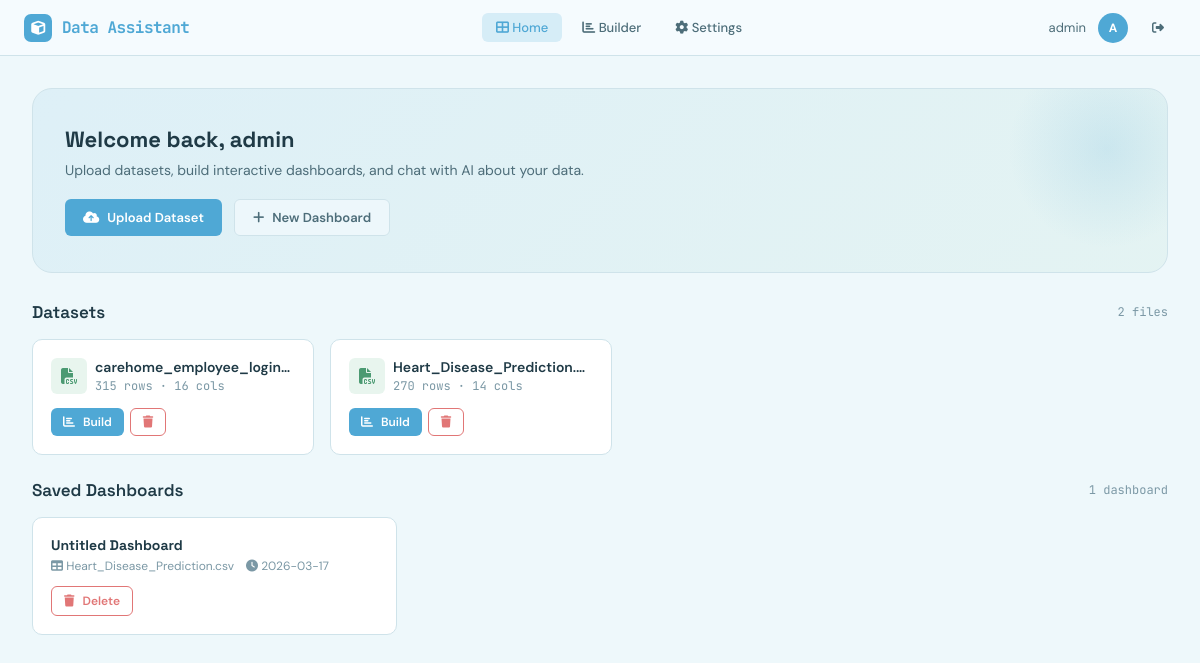
The app's page /dashboard (signed in) with its own data.
### tables this page shows
CREATE TABLE datasets (
            id INTEGER PRIMARY KEY AUTOINCREMENT,
            user_id INTEGER NOT NULL,
            filename TEXT NOT NULL,
            original_name TEXT NOT NULL,
            file_type TEXT NOT NULL,
            row_count INTEGER,
            col_count INTEGER,
            columns_json TEXT,
            uploaded_at TIMESTAMP DEFAULT CURRENT_TIMESTAMP,
            FOREIGN KEY (user_id) REFERENCES users(id)
        );

CREATE TABLE dashboards (
            id INTEGER PRIMARY KEY AUTOINCREMENT,
            user_id INTEGER NOT NULL,
            dataset_id INTEGER NOT NULL,
            name TEXT NOT NULL,
            config_json TEXT NOT NULL,
            created_at TIMESTAMP DEFAULT CURRENT_TIMESTAMP,
            updated_at TIMESTAMP DEFAULT CURRENT_TIMESTAMP,
            FOREIGN KEY (user_id) REFERENCES users(id),
            FOREIGN KEY (dataset_id) REFERENCES datasets(id)
        );

### app.py (the view)
@app.route('/dashboard')
@login_required
def dashboard():
    db = get_db()
    datasets = db.execute(
        'SELECT * FROM datasets WHERE user_id = ? ORDER BY uploaded_at DESC',
        (session['user_id'],)
    ).fetchall()
    dashboards = db.execute(
        'SELECT d.*, ds.original_name as dataset_name FROM dashboards d '
        'JOIN datasets ds ON d.dataset_id = ds.id '
        'WHERE d.user_id = ? ORDER BY d.updated_at DESC',
        (session['user_id'],)
    ).fetchall()
    return render_template('dashboard.html', datasets=datasets, dashboards=dashboards)

### app.py (called while the page is built)
def get_db():
    if 'db' not in g:
        g.db = sqlite3.connect(DATABASE)
        g.db.row_factory = sqlite3.Row
    return g.db

def login_required(f):
    @wraps(f)
    def decorated(*args, **kwargs):
        if 'user_id' not in session:
            flash('Please log in first.', 'warning')
            return redirect(url_for('login'))
        return f(*args, **kwargs)
    return decorated

### templates/dashboard.html (shortened to what this page needs)
{% extends "base.html" %}
{% block content %}
<div class="main-content">
    <div class="hero-section">
        <h2>Welcome back, {{ session.get('username', 'User') }}</h2>
        <p>Upload datasets, build interactive dashboards, and chat with AI about your data.</p>
        <div class="hero-actions">
            <button class="btn btn-primary js-open-upload-modal" type="button">
                <i class="fas fa-cloud-upload-alt"></i> Upload Dataset
            </button>
            <a href="/builder" class="btn btn-secondary">
                <i class="fas fa-plus"></i> New Dashboard
            </a>
        </div>
    </div>
    <div class="section-header">
        <div>
            <h3>Datasets</h3>
        </div>
        <span class="count">{{ datasets|length }} file{{ 's' if datasets|length != 1 }}</span>
    </div>
    {% if datasets %}
    <div class="grid-4 mb-3">
        {% for ds in datasets %}
        <div class="dataset-card">
            <div class="ds-header">
                <div class="flex items-center gap-1">
                    <div class="ds-icon {{ ds.file_type }}">
                        <i class="fas fa-{% if ds.file_type == 'csv' %}file-csv{% elif ds.file_type in ('xlsx','xls') %}file-excel{% elif ds.file_type == 'json' %}file-code{% else %}file-alt{% endif %}"></i>
                    </div>
                    <div>
                        <div class="ds-name" title="{{ ds.original_name }}">{{ ds.original_name }}</div>
                        <div class="ds-meta">{{ ds.row_count }} rows · {{ ds.col_count }} cols</div>
                    </div>
                </div>
            </div>
            <div class="ds-actions">
                <a href="/builder?dataset_id={{ ds.id }}" class="btn btn-primary btn-sm">
                    <i class="fas fa-chart-bar"></i> Build
                </a>
                <button class="btn btn-danger btn-sm js-delete-dataset" type="button" data-dataset-id="{{ ds.id }}" data-dataset-name="{{ ds.original_name|e }}">
                    <i class="fas fa-trash"></i>
                </button>
            </div>
        </div>
        {% endfor %}
    </div>
    {% endif %}
    <div class="section-header mt-3">
        <h3>Saved Dashboards</h3>
        <span class="count">{{ dashboards|length }} dashboard{{ 's' if dashboards|length != 1 }}</span>
    </div>
    {% if dashboards %}
    <div class="grid-3">
        {% for d in dashboards %}
        <div class="dash-card js-open-dashboard" data-href="/builder?dashboard_id={{ d.id }}&dataset_id={{ d.dataset_id }}">
            <h4>{{ d.name }}</h4>
            <div class="dash-meta">
                <span><i class="fas fa-table"></i> {{ d.dataset_name }}</span>
                <span><i class="fas fa-clock"></i> {{ d.updated_at[:10] }}</span>
            </div>
            <div class="ds-actions ds-actions-top">
                <button class="btn btn-danger btn-sm js-delete-dashboard" type="button" data-dashboard-id="{{ d.id }}" data-dashboard-name="{{ d.name|e }}">
                    <i class="fas fa-trash"></i> Delete
                </button>
            </div>
        </div>
        {% endfor %}
    </div>
    {% else %}
    <div class="empty-state">
        <i class="fas fa-chart-line"></i>
        <h3>No dashboards yet</h3>
        <p>Select a dataset and build your first dashboard.</p>
    </div>
    {% endif %}
</div>
{% endblock %}

### templates/base.html (shortened to what this page needs)
<!DOCTYPE html>
<html lang="en">
<head>
    <link rel="stylesheet" href="https://cdnjs.cloudflare.com/ajax/libs/font-awesome/6.5.0/css/all.min.css">
    <link rel="stylesheet" href="{{ url_for('static', filename='styles.css') }}">
</head>
<body>
    {% if session.get('user_id') %}
    <nav class="navbar">
        <a href="/dashboard" class="navbar-brand">
            <span class="brand-icon"><i class="fas fa-cube"></i></span>
            Data Assistant
        </a>
        <div class="navbar-links">
            <a href="/dashboard" class="{{ 'active' if request.endpoint == 'dashboard' }}">
                <i class="fas fa-th-large"></i> Home
            </a>
            <a href="/builder" class="{{ 'active' if request.endpoint == 'builder' }}">
                <i class="fas fa-chart-bar"></i> Builder
            </a>
            <a href="/settings" class="{{ 'active' if request.endpoint == 'settings' }}">
                <i class="fas fa-cog"></i> Settings
            </a>
        </div>
        <div class="navbar-user">
            <span>{{ session.get('username', '') }}</span>
            <div class="avatar">{{ session.get('username', 'U')[0]|upper }}</div>
            <a href="/logout" class="btn btn-ghost btn-sm"><i class="fas fa-sign-out-alt"></i></a>
        </div>
    </nav>
    {% endif %}
    {% block content %}{% endblock %}
</body>
</html>

### records on screen
datasets: original_name "carehome_employee_login…", row_count "315", col_count "16"
datasets: original_name "Heart_Disease_Prediction.…", row_count "270", col_count "14"
dashboards: name "Untitled Dashboard", dataset_name "Heart_Disease_Prediction.csv", updated_at "2026-03-17"

### other values on screen
{{ session.get('username', '') }} "admin"
{{ session.get('username', 'U')[0]|upper }} "A"
{{ session.get('username', 'User') }} "admin"
{{ datasets|length }} "2"
{{ 's' if datasets|length != 1 }} "s"
{{ dashboards|length }} "1"
